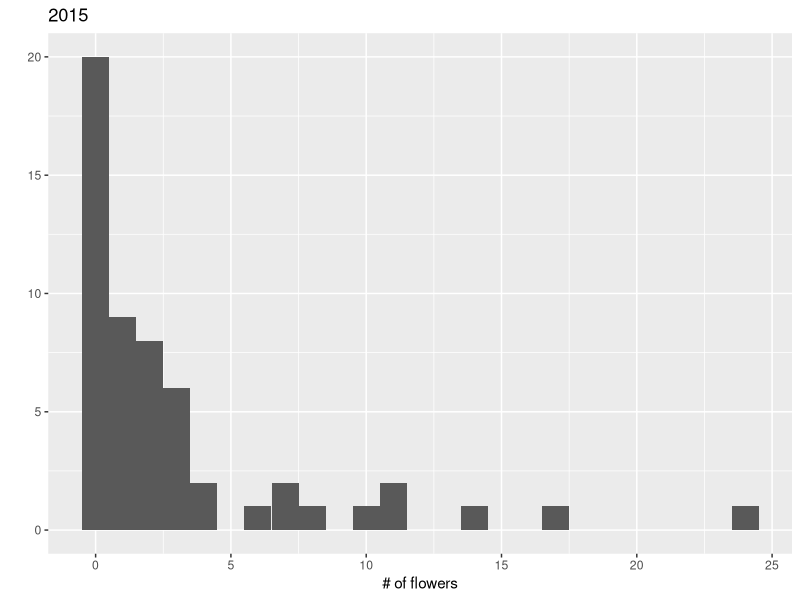
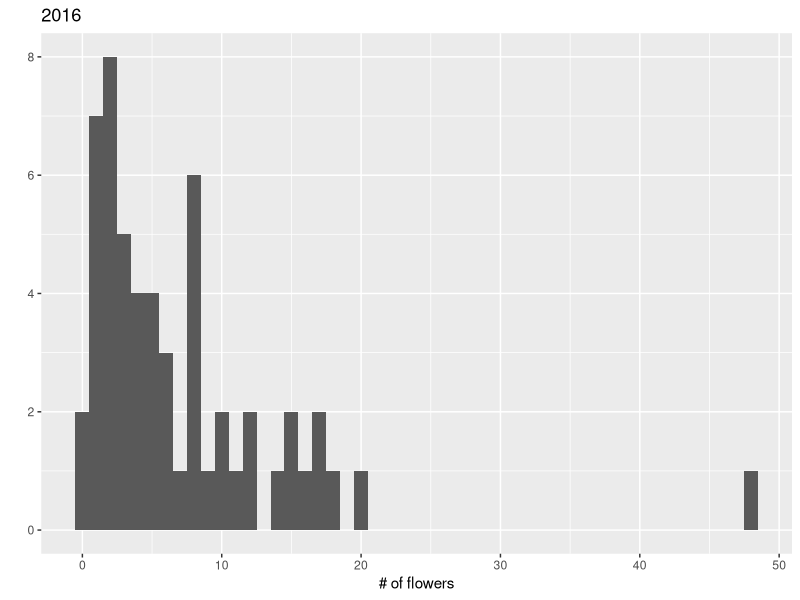
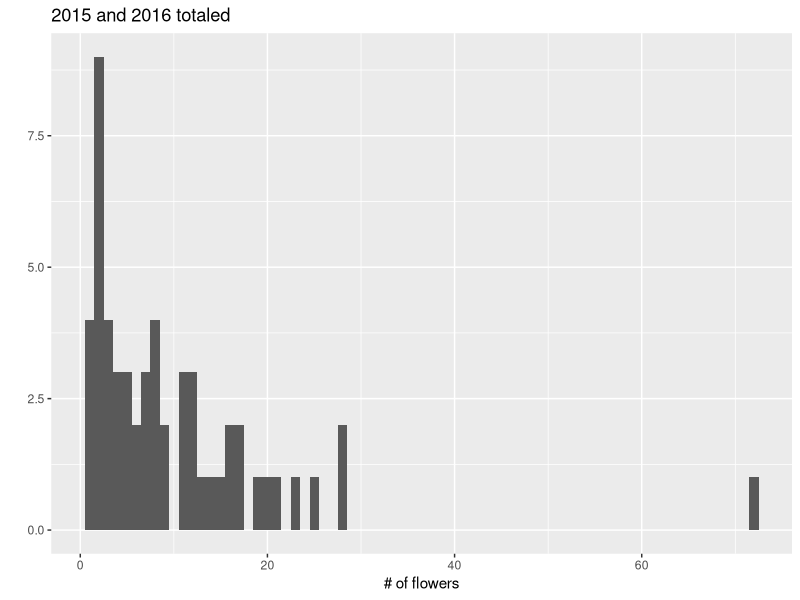
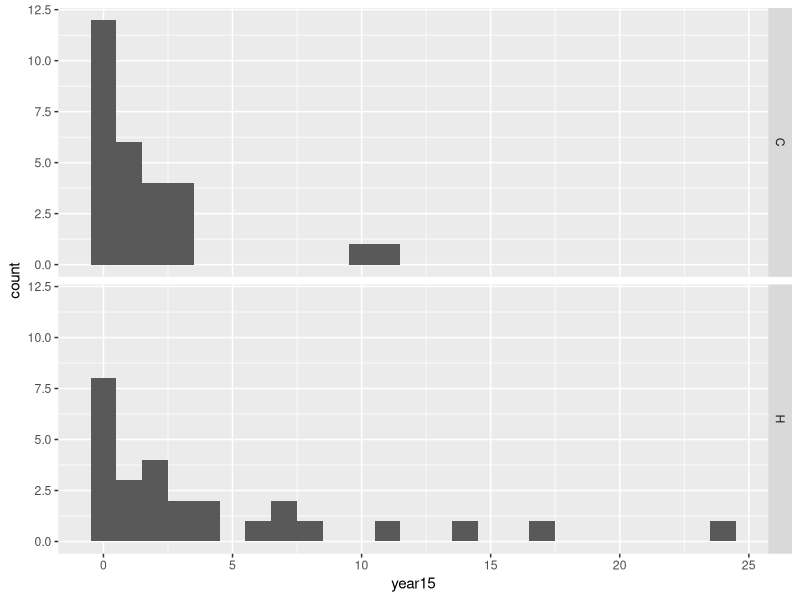
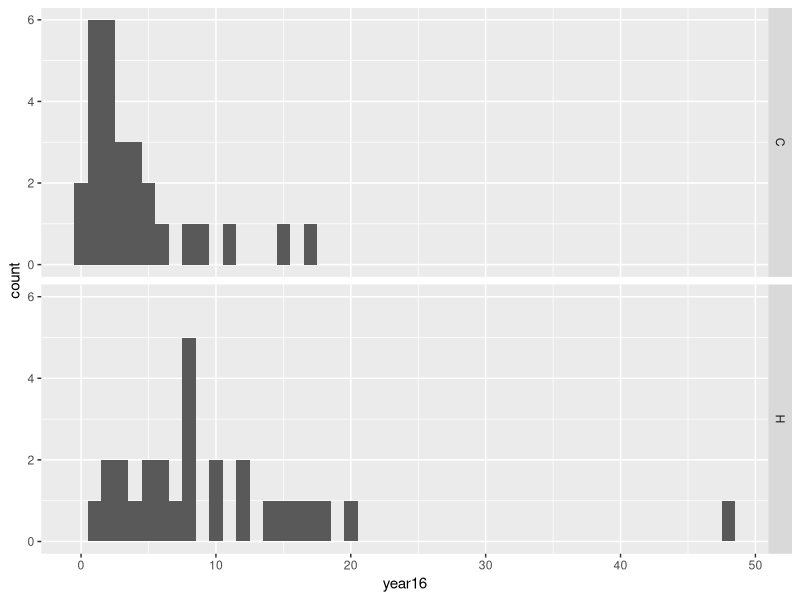
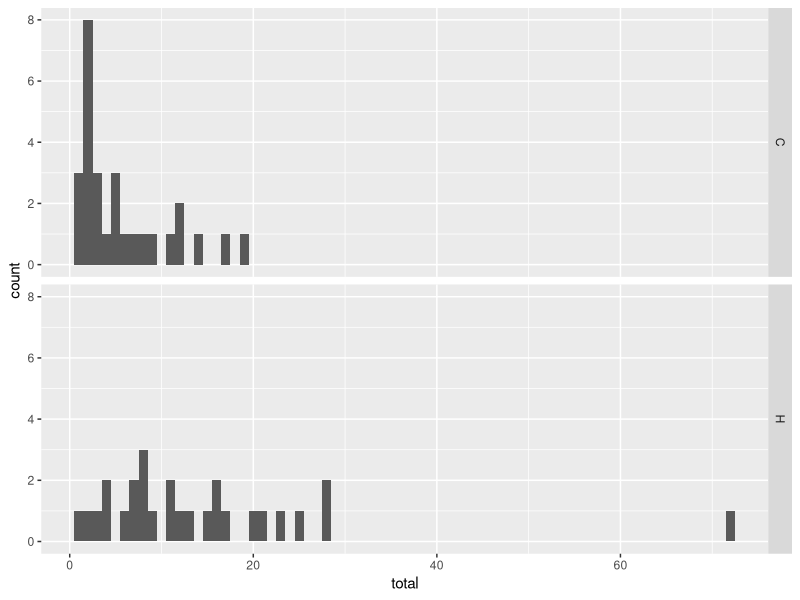
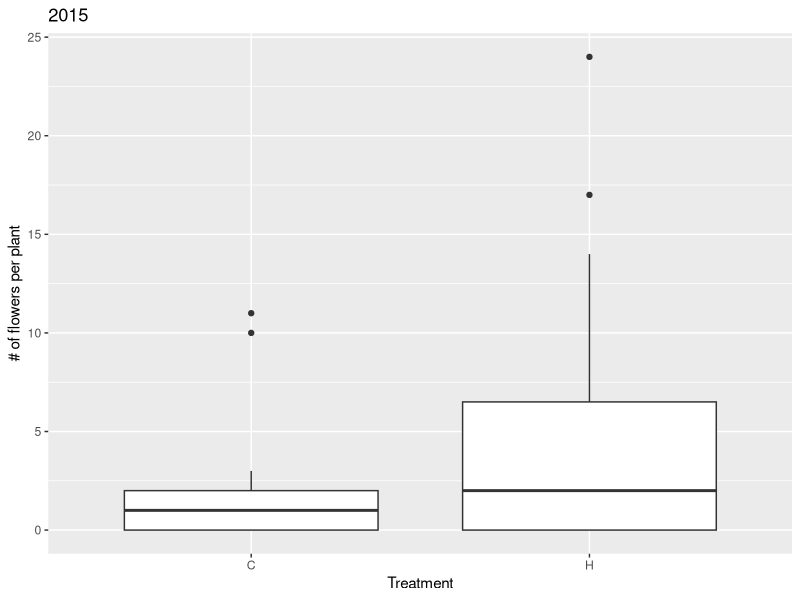
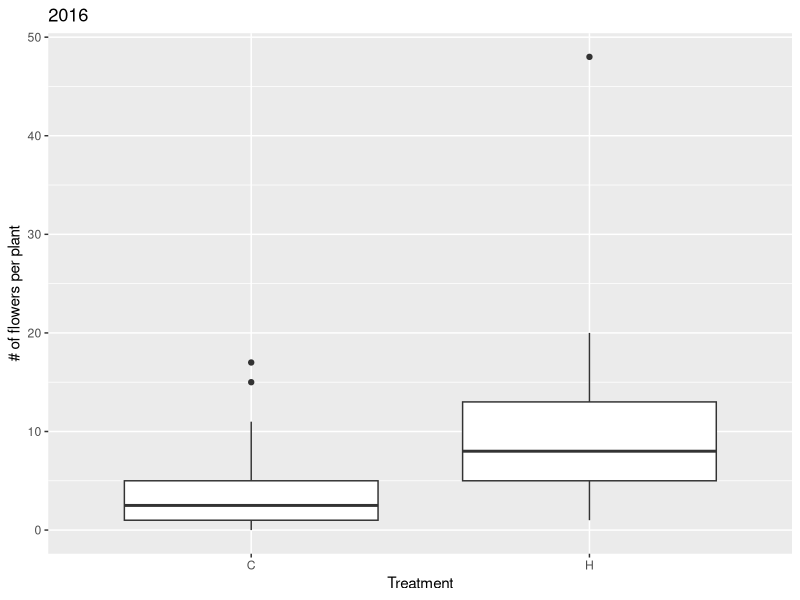

Here is the R script that generated these plots, in order:
library(lme4)
library(lsmeans)
library(ggplot2)

setwd("D:/Iowa State University/Debinski Lab/Nectar data/MAL")

flowers <- read.csv("nectar analysis/data files/raw data/Balsamroot phenology/TotalFlowersPerPlant.csv", header = T, as.is = T)

flowers$total <- apply(flowers[4:5], 1, sum)
names(flowers)[4:5] <- c("year15", "year16")
flowers$plot <- as.factor(flowers$plot)
flowers$treatment <- as.factor(flowers$treatment)
flowers$plantid <- as.factor(flowers$plantid)

qplot(flowers$year15, binwidth = 1, xlab = "# of flowers", main = "2015")
qplot(flowers$year16, binwidth = 1, xlab = "# of flowers", main = "2016")
qplot(flowers$total, binwidth = 1, xlab = "# of flowers", main = "2015 and 2016 totaled")

ggplot(flowers, aes(x = year15)) + geom_histogram(binwidth = 1) + facet_grid(treatment~.)
ggplot(flowers, aes(x = year16)) + geom_histogram(binwidth = 1) + facet_grid(treatment~.)
ggplot(flowers, aes(x = total)) + geom_histogram(binwidth = 1) + facet_grid(treatment~.)

qplot(flowers$treatment, flowers$year15, geom = "boxplot", xlab = "Treatment", ylab = "# of flowers per plant", main = "2015")
qplot(flowers$treatment, flowers$year16, geom = "boxplot", xlab = "Treatment", ylab = "# of flowers per plant", main = "2016")
qplot(flowers$treatment, flowers$total, geom = "boxplot", xlab = "Treatment", ylab = "# of flowers per plant", main = "2015 and 2016 totaled")

#model?

#model?
